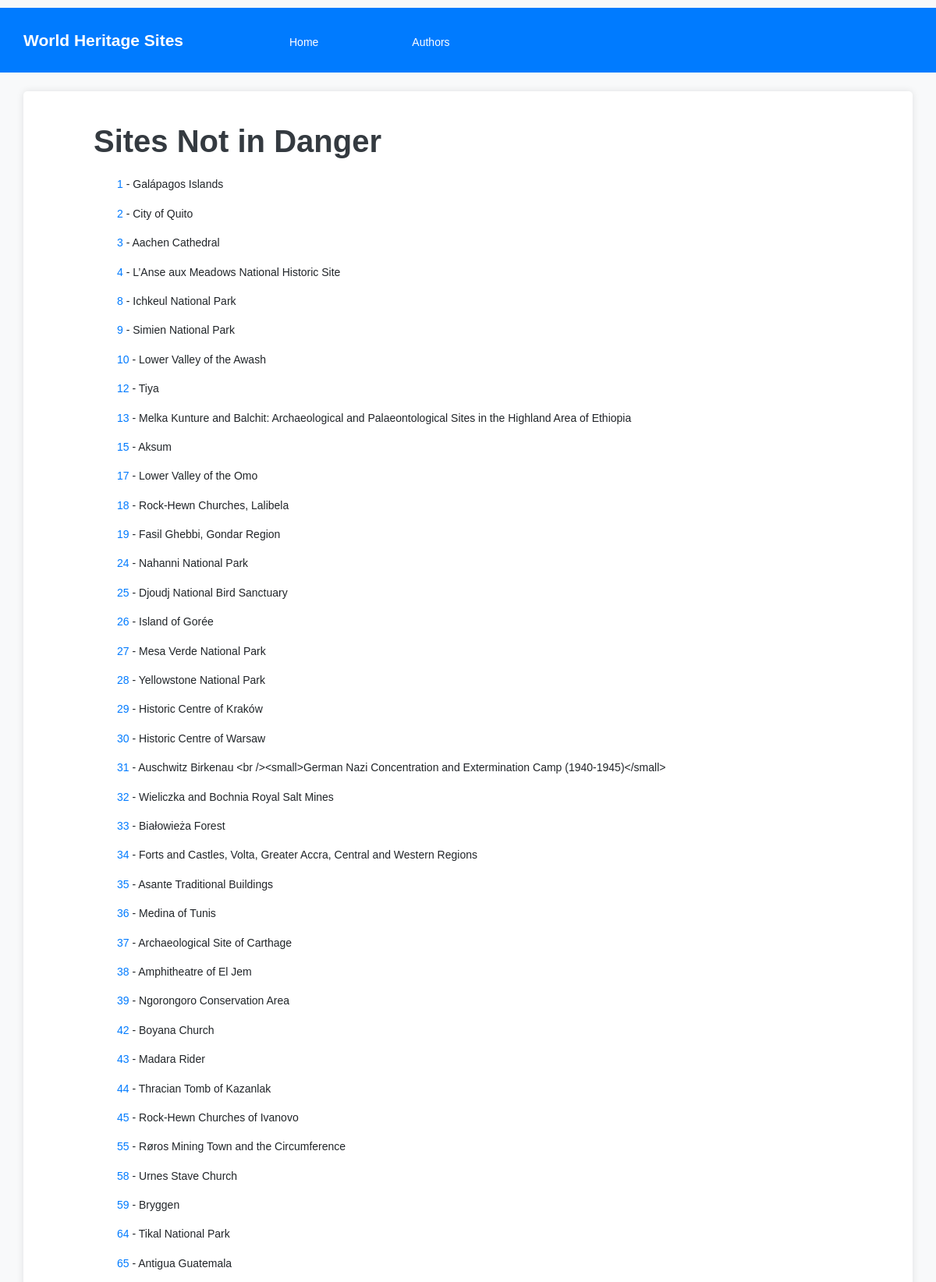
/sites/not-in-danger (upper part), run on the app's committed database.
### tables this page shows
CREATE TABLE World_Heritage_Site (id_no INTEGER PRIMARY KEY, unique_number INTEGER, name_en TEXT, short_description_en TEXT, justification_en TEXT);

### app.py (the view)
@APP.route('/sites/not-in-danger')
def sites_not_in_danger():
    sites = db.execute(
        '''
        SELECT id_no, name_en, short_description_en
        FROM World_Heritage_Site
        JOIN state_of_danger ON World_Heritage_Site.id_no = state_of_danger.site_number
        WHERE danger = 0
        ''').fetchall()
    if not sites:
        abort(404, 'No sites found that are not in danger.')
    return render_template('sites-not-in-danger.html', sites=sites)

### db.py (called while the page is built)
def execute(sql,args=None):
    global DB
    sql = re.sub('\s+',' ', sql)
    logging.info('SQL: {} Args: {}'.format(sql,args))
    return DB['cursor'].execute(sql, args) \
        if args != None else DB['cursor'].execute(sql)

### templates/sites-not-in-danger.html
{% extends 'base.html' %}
{% block content %}
    <header>
        <h1>Sites Not in Danger</h1>
    </header>
    <main>
        <ul>
            {% for site in sites %}
                <li><a href="/sites/{{ site.id_no }}">{{ site.id_no }}</a> - {{ site.name_en }}</li>
            {% endfor %}
        </ul>
    </main>
{% endblock %}

### static/style.css (style rules this page uses)
body { font-family: 'Helvetica', Arial, sans-serif; font-size: 14px; line-height: 1.6; background-color: #f8f9fa; padding-top: 10px; padding-bottom: 10px; }
a { color: #007bff; }
h1, h2, h3, h4, h5, h6 { margin: 20px 0 10px; padding: 0; font-weight: bold; color: #343a40; }
p, blockquote, ul, ol, dl, li, table, pre { margin: 15px 0; }
header { margin-bottom: 20px; text-align: left; padding-left: 70px; }
ul { list-style-type: none; padding: 0; }
li { margin-bottom: 10px; text-align: left; padding-left: 100px; }

### data on the page
World_Heritage_Site: id_no "1", name_en "Galápagos Islands"
World_Heritage_Site: id_no "2", name_en "City of Quito"
World_Heritage_Site: id_no "3", name_en "Aachen Cathedral"
World_Heritage_Site: id_no "4", name_en "L’Anse aux Meadows National Historic Site"
World_Heritage_Site: id_no "8", name_en "Ichkeul National Park"
World_Heritage_Site: id_no "9", name_en "Simien National Park"
World_Heritage_Site: id_no "10", name_en "Lower Valley of the Awash"
World_Heritage_Site: id_no "12", name_en "Tiya"
World_Heritage_Site: id_no "13", name_en "Melka Kunture and Balchit: Archaeological and Palaeontological Sites in the Highland Area of Ethiopia"
World_Heritage_Site: id_no "15", name_en "Aksum"
World_Heritage_Site: id_no "17", name_en "Lower Valley of the Omo"
World_Heritage_Site: id_no "18", name_en "Rock-Hewn Churches, Lalibela"
World_Heritage_Site: id_no "19", name_en "Fasil Ghebbi, Gondar Region"
World_Heritage_Site: id_no "24", name_en "Nahanni National Park"
World_Heritage_Site: id_no "25", name_en "Djoudj National Bird Sanctuary"
World_Heritage_Site: id_no "26", name_en "Island of Gorée"
World_Heritage_Site: id_no "27", name_en "Mesa Verde National Park"
World_Heritage_Site: id_no "28", name_en "Yellowstone National Park"
World_Heritage_Site: id_no "29", name_en "Historic Centre of Kraków"
World_Heritage_Site: id_no "30", name_en "Historic Centre of Warsaw"
World_Heritage_Site: id_no "31", name_en "Auschwitz Birkenau <br /><small>German Nazi Concentration and Extermination Camp (1940-1945)</small>"
World_Heritage_Site: id_no "32", name_en "Wieliczka and Bochnia Royal Salt Mines"
World_Heritage_Site: id_no "33", name_en "Białowieża Forest"
World_Heritage_Site: id_no "34", name_en "Forts and Castles, Volta, Greater Accra, Central and Western Regions"
World_Heritage_Site: id_no "35", name_en "Asante Traditional Buildings"
World_Heritage_Site: id_no "36", name_en "Medina of Tunis"
World_Heritage_Site: id_no "37", name_en "Archaeological Site of Carthage"
World_Heritage_Site: id_no "38", name_en "Amphitheatre of El Jem"
World_Heritage_Site: id_no "39", name_en "Ngorongoro Conservation Area"
World_Heritage_Site: id_no "42", name_en "Boyana Church"
World_Heritage_Site: id_no "43", name_en "Madara Rider"
World_Heritage_Site: id_no "44", name_en "Thracian Tomb of Kazanlak"
World_Heritage_Site: id_no "45", name_en "Rock-Hewn Churches of Ivanovo"
World_Heritage_Site: id_no "55", name_en "Røros Mining Town and the Circumference"
World_Heritage_Site: id_no "58", name_en "Urnes Stave Church"
World_Heritage_Site: id_no "59", name_en "Bryggen"
World_Heritage_Site: id_no "64", name_en "Tikal National Park"
World_Heritage_Site: id_no "65", name_en "Antigua Guatemala"
